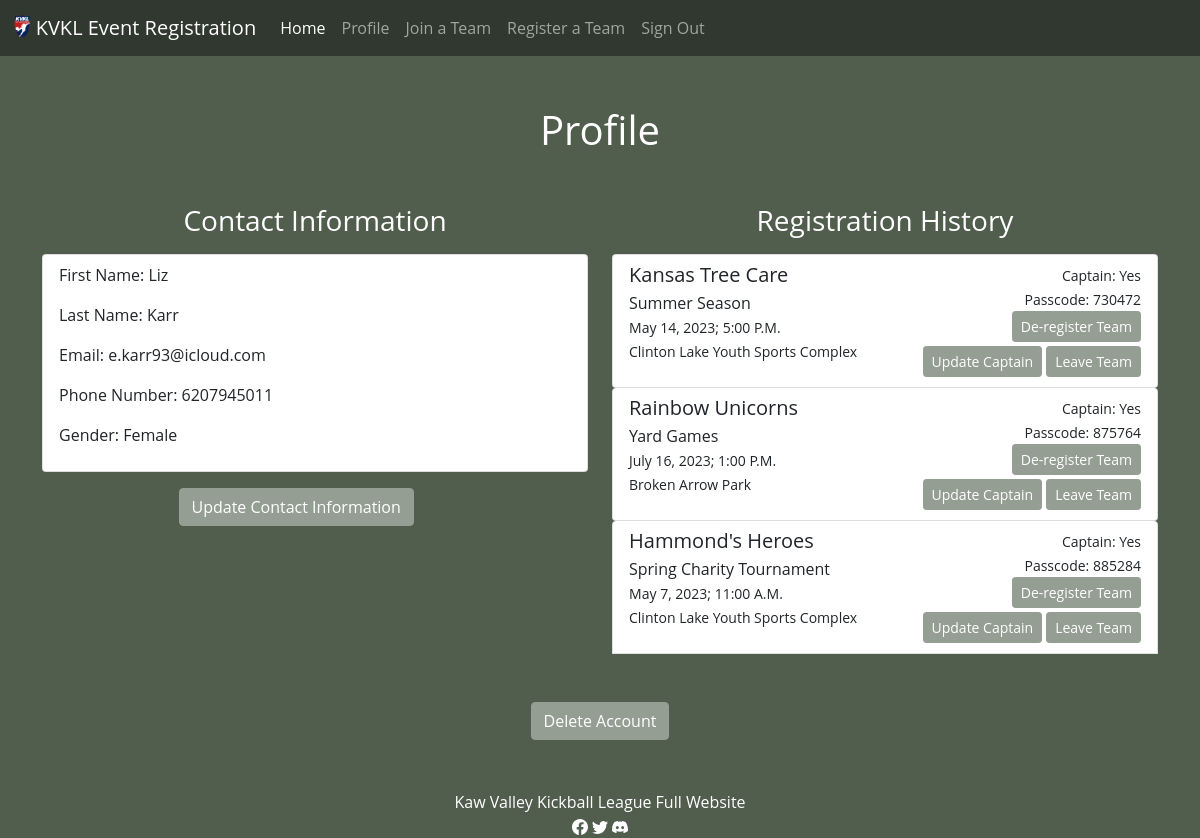
Screenshot of /profile (signed in) with the database file from the repository.
### tables this page shows
CREATE TABLE accounts (id INTEGER NOT NULL PRIMARY KEY AUTOINCREMENT, email TEXT NOT NULL, first_name TEXT NOT NULL, last_name TEXT NOT NULL, phone_number NUMERIC NOT NULL, password_hash TEXT NOT NULL, gender TEXT NOT NULL);

CREATE TABLE registered_players (captain TEXT NOT NULL, player_id INTEGER NOT NULL, team_id INTEGER NOT NULL, FOREIGN KEY (player_id) REFERENCES accounts(id) ON DELETE CASCADE, FOREIGN KEY (team_id) REFERENCES teams(id) ON DELETE CASCADE);

CREATE TABLE teams (id INTEGER NOT NULL PRIMARY KEY AUTOINCREMENT, team_name TEXT NOT NULL, sponsor TEXT, event_id INTEGER NOT NULL, captain_1 TEXT NOT NULL, captain_2 TEXT, passcode INTEGER NOT NULL, FOREIGN KEY (event_id) REFERENCES events(id) ON DELETE CASCADE);

CREATE TABLE events (id INTEGER NOT NULL PRIMARY KEY AUTOINCREMENT, event_name TEXT NOT NULL, month TEXT NOT NULL, day TEXT NOT NULL, year YEAR NOT NULL, time TEXT NOT NULL, location TEXT NOT NULL, number_teams INTEGER NOT NULL, spots_available INTEGER NOT NULL);

### app.py (the view)
@app.route("/profile", methods=["GET", "POST"])
def profile():
    user = db.execute("SELECT * FROM accounts where id = ?", session["user_id"])
    history = db.execute("SELECT event_name, month, day, year, time, location, team_name, passcode, captain, teams.id FROM events INNER JOIN teams ON events.id = teams.event_id INNER JOIN registered_players ON registered_players.team_id = teams.id WHERE registered_players.player_id = ?", session["user_id"])
    return render_template("profile.html", id=session["user_id"], user=user, history=history)

### templates/profile.html (shortened to what this page needs)
{% extends "layout.html" %}
{% block main %}
    <h1 class="page-title">Profile</h1>
    <div class="container mb-5">
        <div class="row">
            <div class="col">
                <h3 class="text-center mb-3">Contact Information</h3>
                <div class="list-group list-group-item mb-3">
                    <p>First Name: {{ user[0].first_name }}</p>
                    <p>Last Name: {{ user[0].last_name }}</p>
                    <p>Email: {{ user[0].email }}</p>
                    <p>Phone Number: {{ user[0].phone_number }}</p>
                    <p>Gender: {{ user[0].gender }}</p>
                </div>
                <div class="d-grid gap-2 col-6 mx-auto">
                    <a href="/update"><button class="btn btn-kvkl" type="button">Update Contact Information</button></a>
                </div>
            </div>
            <div class="col">
                <h3 class="text-center mb-3">Registration History</h3>
                {% for team in history %}
                    <div class="list-group list-group-item container">
                        <div class="row">
                            <div class="col">
                                <h5 class="mb-1">{{ team.team_name }}</h5>
                                <div>{{ team.event_name }}</div>
                                <small class="mb-1">{{ team.month }} {{ team.day }}, {{ team.year }}; {{ team.time }}</small>
                                <p><small>{{ team.location }}</small></p>
                            </div>
                            <div class="col text-end">
                                <small>Captain: {{ team.captain }}</small>
                                {% if team.captain == "Yes" %}
                                <div><small>Passcode: {{ team.passcode }}</small></div>
                            {% endif %}
                            {% if team.captain == "Yes" %}
                                <div><button type="button" class="btn btn-kvkl mb-1 btn-sm" data-bs-toggle="modal" data-bs-target="#deregisterModal{{team.id}}">De-register Team</button></div>
                                <div class="d-flex flex-row-reverse">
                                    <button type="button" class="btn btn-kvkl btn-sm" data-bs-toggle="modal" data-bs-target="#leaveModal{{team.id}}">Leave Team</button>
                                    <button type="button" class="btn btn-kvkl btn-sm me-1" data-bs-toggle="modal" data-bs-target="#captainModal{{team.id}}">Update Captain</button>
                                </div>
                            {% endif %}
                            </div>
                        </div>
                    </div>
                {% endfor %}
            </div>
        </div>
    </div>
    <div class="text-center">
        <button class="btn btn-kvkl" type="button" data-bs-toggle="modal" data-bs-target="#deleteAccountModal">Delete Account</button>
    </div>
{% endblock %}

### templates/layout.html (shortened to what this page needs)
<!DOCTYPE html>
<html lang="en">
    <head>
        <link href="https://cdn.jsdelivr.net/npm/bootstrap@5.1.3/dist/css/bootstrap.min.css" rel="stylesheet">
        <link href="/static/styles.css" rel="stylesheet" type="text/css">
    </head>
    <body>
        <nav class="navbar navbar-expand-lg navbar-dark">
            <div class="container-fluid">
              <a class="navbar-brand" href="/"><img src="/static/kvkl-logo.gif" alt="logo" width="auto" height="24" class="d-inline-block align-text-top">
                KVKL Event Registration</a>
              <div class="collapse navbar-collapse" id="navbarNavAltMarkup">
                {% if session["user_id"] %}
                    <div class="navbar-nav">
                        <a class="nav-link active" aria-current="page" href="/">Home</a>
                        <a class="nav-link" href="/profile">Profile</a>
                        <a class="nav-link" href="/player_register">Join a Team</a>
                        <a class="nav-link" href="/team_register">Register a Team</a>
                        <a class="nav-link" action="/logout" href="/logout">Sign Out</a>
                    </div>
                {% else %}
                    <div class="navbar-nav">
                        <a class="nav-link active" aria-current="page" href="/">Home</a>
                        <a class="nav-link" href="/login">Log In</a>
                        <a class="nav-link" href="/account">Create an Account</a>
                    </div>
                {% endif %}
              </div>
            </div>
          </nav>
        <main>
            {% block main %}{% endblock %}
        </main>
        <footer>
            <div>
                <a class="footer" href="https://kawvalleykickball.com">Kaw Valley Kickball League Full Website</a>
            </div>
            <a class="footer" href="https://www.facebook.com/KawValleyKickballLeague/"></a>
              <a class="footer" href="https://twitter.com/KVKL"></a>
              <a class="footer" href="https://discord.gg/kqvm6BCvDr"></a>
        </footer>
    </body>
</html>

### static/styles.css (style rules this page uses)
body { font-family: Open Sans,Arial,sans-serif; background-color: #515e4e; color: white; }
footer { text-align: center; color: white; margin-top: 50px; }
a.footer { all: unset; }
h1.page-title { text-align: center; margin-top: 50px; margin-bottom: 50px; }
.navbar { background-color: #30382f; }
div.modal-header, div.modal-body, div.collapse { color: black; }
.btn-kvkl { background-color: #959e93; border-color: #959e93; color: white; }

### rows the page displays
accounts: first_name "Liz", last_name "Karr", email "e.karr93@icloud.com", phone_number "6207945011", gender "Female"
registered_players: team_name "Kansas Tree Care", event_name "Summer Season", month "May", day "14", year "2023", time "5:00 P.M.", location "Clinton Lake Youth Sports Complex", captain "Yes", passcode "730472"
registered_players: team_name "Rainbow Unicorns", event_name "Yard Games", month "July", day "16", year "2023", time "1:00 P.M.", location "Broken Arrow Park", captain "Yes", passcode "875764"
registered_players: team_name "Hammond's Heroes", event_name "Spring Charity Tournament", month "May", day "7", year "2023", time "11:00 A.M.", location "Clinton Lake Youth Sports Complex", captain "Yes", passcode "885284"
